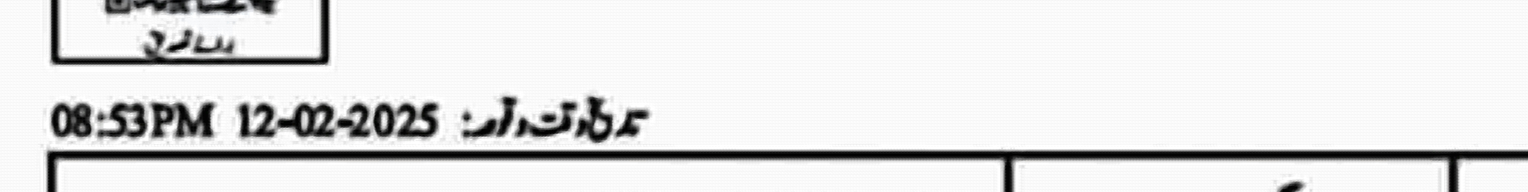
#> input picture CrimeVision/Image-to-text/backend/date_time_crop_FIR_001.png, 6111 x 768 px (shown at 1/4 size)
$ python -i test_comprehensive.py   (imports and definitions only)
#> lines starting #> are read from the running program, lines starting #| are printed output that depends on the picture
"""
Comprehensive batch test: ALL images in fir_summary.txt
Tests extract_crime_area production method matches expected first part.
"""
import sys
import os
import cv2
import re
import time

# [4 lines not run here, left out]
sys.path.insert(0, os.path.dirname(__file__))

from fir_specialized_ocr import (
    CRIME_STRIPS, detect_structured_location, detect_location_fragments
)
import pytesseract
import importlib
import importlib.util

IMAGE_DIR = r"F:\FYP\Project\CrimeVision\OCRModel\app\data\raw"
SUMMARY_FILE = os.path.join(os.path.dirname(__file__), "fir_summary.txt")


# [27 lines left out: function load_expected, not called in this run]


def extract_standalone(image_path):
    """Extract crime area using the same logic as the production method"""
#> called with image_path = 'date_time_crop_FIR_001.png'
    image = cv2.imread(image_path)
#> image is the input picture: shape (768, 6111, 3); mean B, G, R 225.6, 225.6, 225.6
    if image is None:
        return ""

    h, w = image.shape[:2]
#> h = 768; w = 6111
    max_dim = max(h, w)
#> max_dim = 6111
    if max_dim > 5000:
        scale = 3000 / max_dim
#> scale = 0.491
        image = cv2.resize(image, (int(w * scale), int(h * scale)), interpolation=cv2.INTER_AREA)
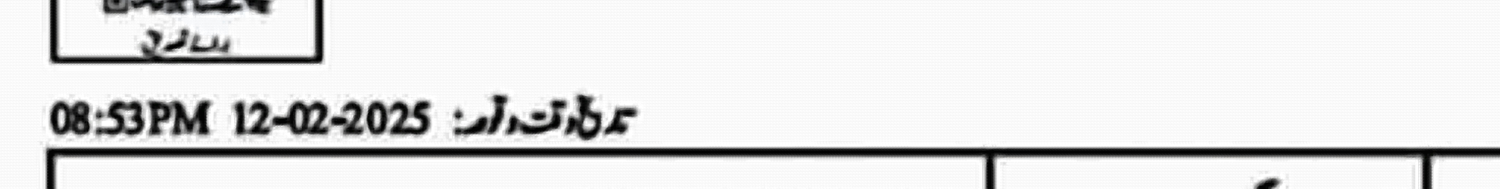
#> image: shape (377, 3000, 3) (shown at 1/2 size); mean B, G, R 225.6, 225.6, 225.6
        h, w = image.shape[:2]
#> h = 377; w = 3000

    best_result = ""
    best_score = 0

    for si, (y1f, y2f, x1f, x2f) in enumerate(CRIME_STRIPS):
        y1, y2 = int(h * y1f), int(h * y2f)
        x1, x2 = int(w * x1f), int(w * x2f)
        if y2 <= y1 or x2 <= x1:
            continue

        row_crop = image[y1:y2, x1:x2]
        rh, rw = row_crop.shape[:2]
        if rw > 1500:
            sf = 2.0
        elif rw > 800:
            sf = 3.0
        else:
            sf = 4.0

        resized = cv2.resize(row_crop, None, fx=sf, fy=sf, interpolation=cv2.INTER_CUBIC)
        gray = cv2.cvtColor(resized, cv2.COLOR_BGR2GRAY)

        strategies = []
        clahe = cv2.createCLAHE(clipLimit=2.0, tileGridSize=(8, 8))
        cl = clahe.apply(gray)
        strategies.append((cl, '--psm 6 --oem 3 -l urd'))
        strategies.append((cl, '--psm 7 --oem 3 -l urd'))
        adapt = cv2.adaptiveThreshold(gray, 255, cv2.ADAPTIVE_THRESH_GAUSSIAN_C, cv2.THRESH_BINARY, 15, 8)
        strategies.append((adapt, '--psm 6 --oem 3 -l urd'))
        _, otsu = cv2.threshold(gray, 0, 255, cv2.THRESH_BINARY + cv2.THRESH_OTSU)
        strategies.append((otsu, '--psm 6 --oem 3 -l urd'))

        for proc_img, config in strategies:
            try:
                raw = pytesseract.image_to_string(proc_img, config=config).strip()
            except:
                continue
            if not raw or len(raw) < 3:
                continue

            struct = detect_structured_location(raw)
            if struct:
                score = 0.99
                if score > best_score:
                    best_score = score
                    best_result = struct
                continue

            all_frags = detect_location_fragments(raw, return_all=True)
            if all_frags:
                for idx, (frag, pos) in enumerate(all_frags):
                    if idx == 0:
                        multi_bonus = min(0.03, len(all_frags) * 0.015)
                        score = 0.95 + multi_bonus
                    else:
                        score = 0.85
                    if score > best_score:
                        best_score = score
                        best_result = frag
                continue

            clean = raw
            for p in [r'جائے?\s*وقوعہ', r'جائ[ےی]\s*اور\s*علاق', r'وقوعہ\s*کا\s*مقام']:
                clean = re.sub(p, '', clean)
            clean = re.sub(r'[0-9۰-۹٠-٩.,:;/\\()\[\]{}|!@#$%^&*+=<>?~`\'\"_\-]+', ' ', clean)
            clean = re.sub(r'\s+', ' ', clean).strip()

            if clean and len(clean) >= 3:
                score = 0.78
                if score > best_score:
                    best_score = score
                    best_result = clean
#> after the loop, best_result = ''; best_score = 0

    return best_result


# [102 lines left out: functions is_match, main, not called in this run]


# [2 lines not run here, left out]

#> (the run stopped early here; a loop or call above may not have finished)
